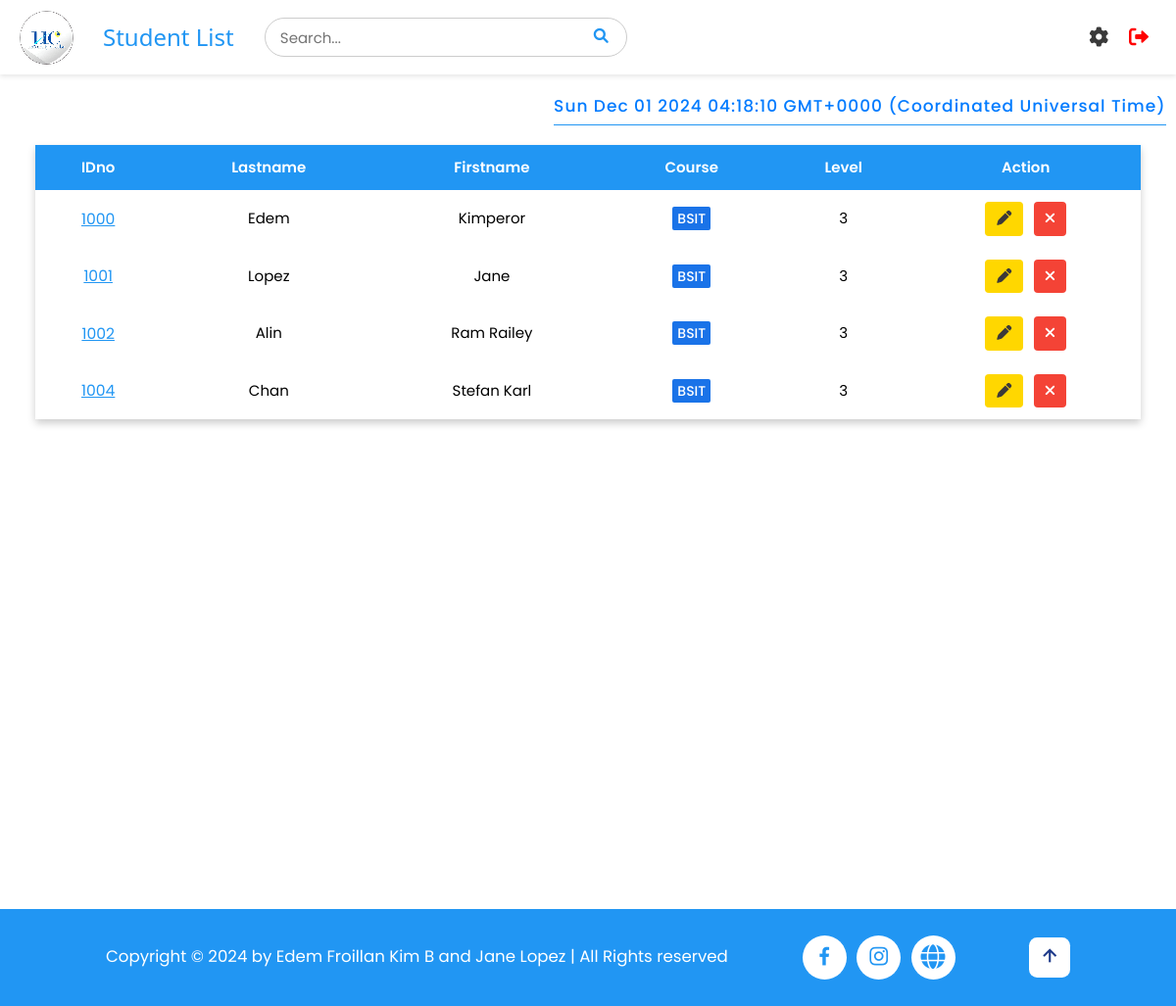
The page /students (signed in) on the database as committed earlier.
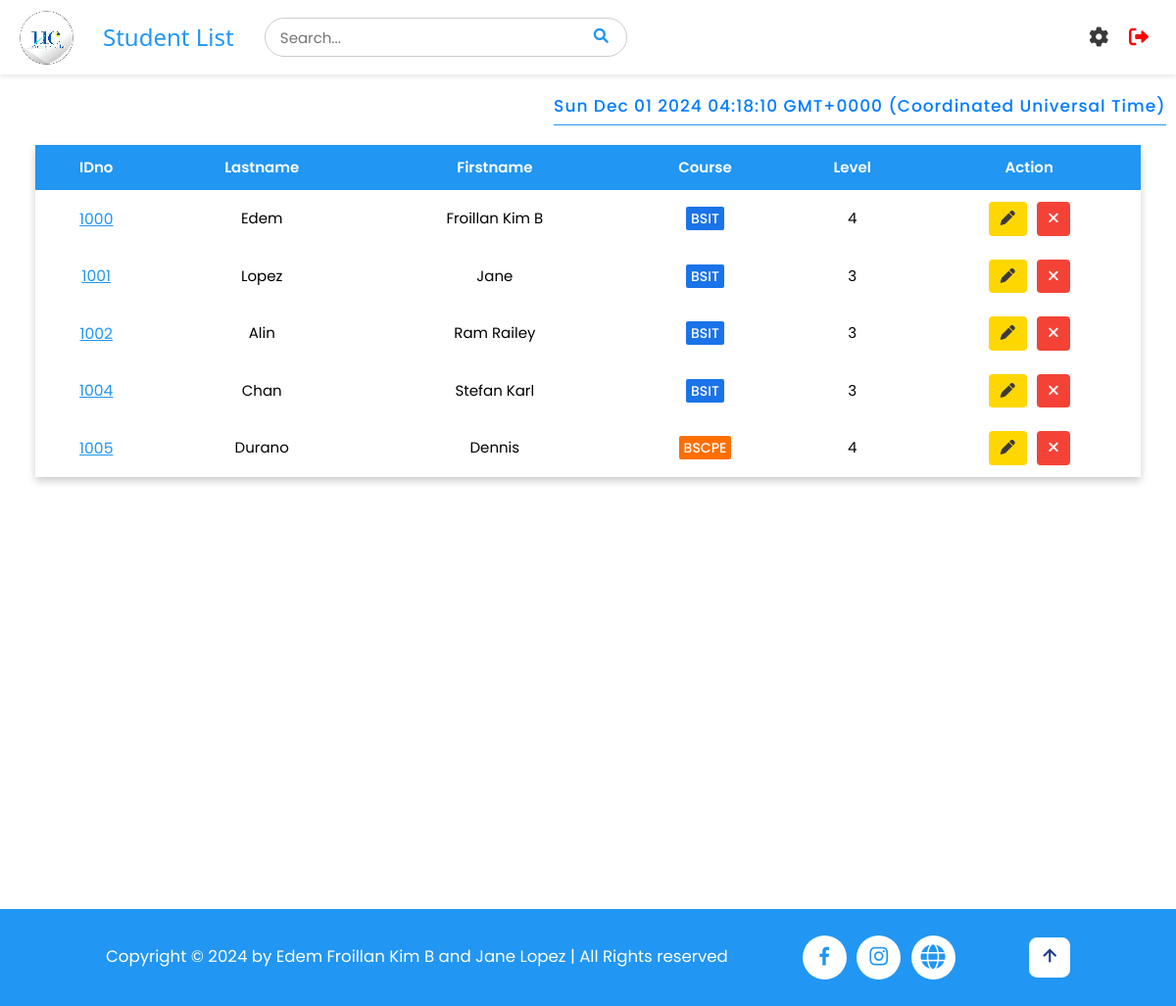
The same page on the database as committed later.
### tables this page shows
CREATE TABLE students (
                    id INTEGER PRIMARY KEY AUTOINCREMENT,
                    idno varchar(10) UNIQUE,
                    firstname varchar(50),
                    lastname varchar(50),
                    course varchar(10),
                    level varchar(5),
                    image TEXT,
                    qrcode TEXT
);

### app.py (the view)
@app.route('/students')
def student_list():
    if 'username' in session:
        pagetitle = "Student List"
        users = get_users()
        students = getall_records('students')
        return render_template('studentlist.html', data=students, pagetitle=pagetitle, users=users)
    else:
        flash("Please log in first!", "warning")
        return redirect(url_for('login'))

### app.py (called while the page is built)
@app.after_request
def after_request(response):
    response.headers['Cache-Control'] = 'no-store, no-cache, must-revalidate, post-check=0, pre-check=0, max-age=0'
    response.headers['Pragma'] = 'no-cache'
    response.headers['Expires'] = '-1'
    if hasattr(session, 'username') and 'username' not in session:
        response.headers['Cache-Control'] = 'no-store'
        response.headers['Pragma'] = 'no-cache'
        response.headers['Expires'] = '-1'
    return response

def get_users() -> object:
    return getall_records('students')

### dbhelper.py (called while the page is built)
def getprocess(sql: str, params=()) -> list:
    db = connect(database)
    cursor = db.cursor()
    cursor.row_factory = Row
    try:
        cursor.execute(sql, params)
        data = cursor.fetchall()
        return data
    finally:
        cursor.close()
        db.close()

def getall_records(table: str) -> list:
    sql = f'SELECT * FROM `{table}`'
    return getprocess(sql)

### templates/studentlist.html (shortened to what this page needs)
{% extends 'base.html' %}
{% block header %}
    {% include 'header.html' %}
{% endblock %}
{% block content %}
<div id="timestamp"></div>
<div class="full container" style="min-height: 100vh;">
<div id="main_container">
    <div class="w3-full" style="padding: 1rem 3%;">
        <div class="styled-table-wrapper">
            <table class="styled-table" id="table">
                <thead>
                    <tr id="tr1">
                        <th>IDno</th>
                        <th class="w3-hide-small">Lastname</th>
                        <th class="w3-hide-small">Firstname</th>
                        <th>Course</th>
                        <th>Level</th>
                        <th class="w3-center">Action</th>
                    </tr>
                </thead>
                <tbody>
                    {% for user in users %}
                    <tr id="tr2">
                        <td class="w3-center" data-cell="IDNO:" id="idno">
                            <a href="#" style="color: #2196F3; font-size: 1.5rem" onclick="viewStudent('{{ user['idno'] }}')">{{ user['idno'] }}</a>
                        </td>
                        <td class="w3-center w3-hide-small" data-cell="LASTNAME:">{{ user["lastname"] }}</td>
                        <td class="w3-center w3-hide-small" data-cell="FIRSTNAME:">{{ user["firstname"] }}</td>
                        <td class="w3-center" data-cell="COURSE:">
                            <span class="course-style course-{{ user['course']|lower }}">
                                {{ user["course"] }}
                            </span>
                        </td>
                        <td class="w3-center level-{{ user['level'] }}" data-cell="LEVEL:">{{ user["level"] }}</td>
                        <td class="w3-center" data-cell="ACTION:" style="display: flex; align-items: center; justify-content: center; gap: 1rem;">
                            <button class="w3-button edit-btn edit" onclick="openEditModal('{{ user['idno'] }}', '{{ user['lastname'] }}', '{{ user['firstname'] }}', '{{ user['course'] }}', '{{ user['level'] }}')">
                                <i class="fas fa-pen"></i>
                            </button>
                            <button class="w3-button w3-red delete-btn delete" onclick="openCustomAlert('{{ user['idno'] }}')">
                                <i class="fas fa-times"></i>
                            </button>
                        </td>
                    </tr>
                    {% endfor %}
                </tbody>
            </table>
        </div>
    </div>
</div>
</div>
{% endblock %}

Rows that differ between the two databases and show on the page:
changed students "Edem": firstname "Kimperor" → "Froillan Kim B"; level "3" → "4"
added students: idno "1005", lastname "Durano", firstname "Dennis", course "BSCPE", level "4"
